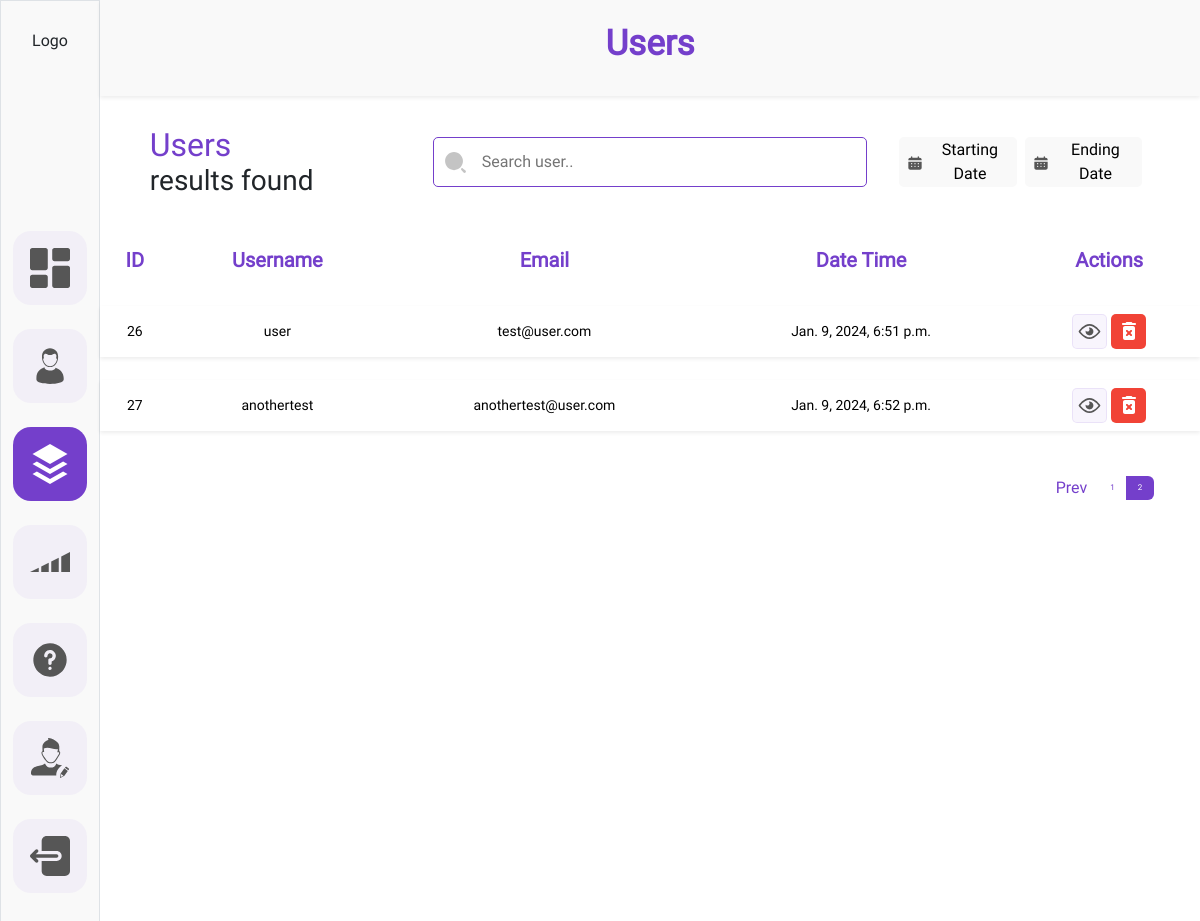
The page /admin-dashboard/users/?page=2 (signed in) on the database as committed earlier.
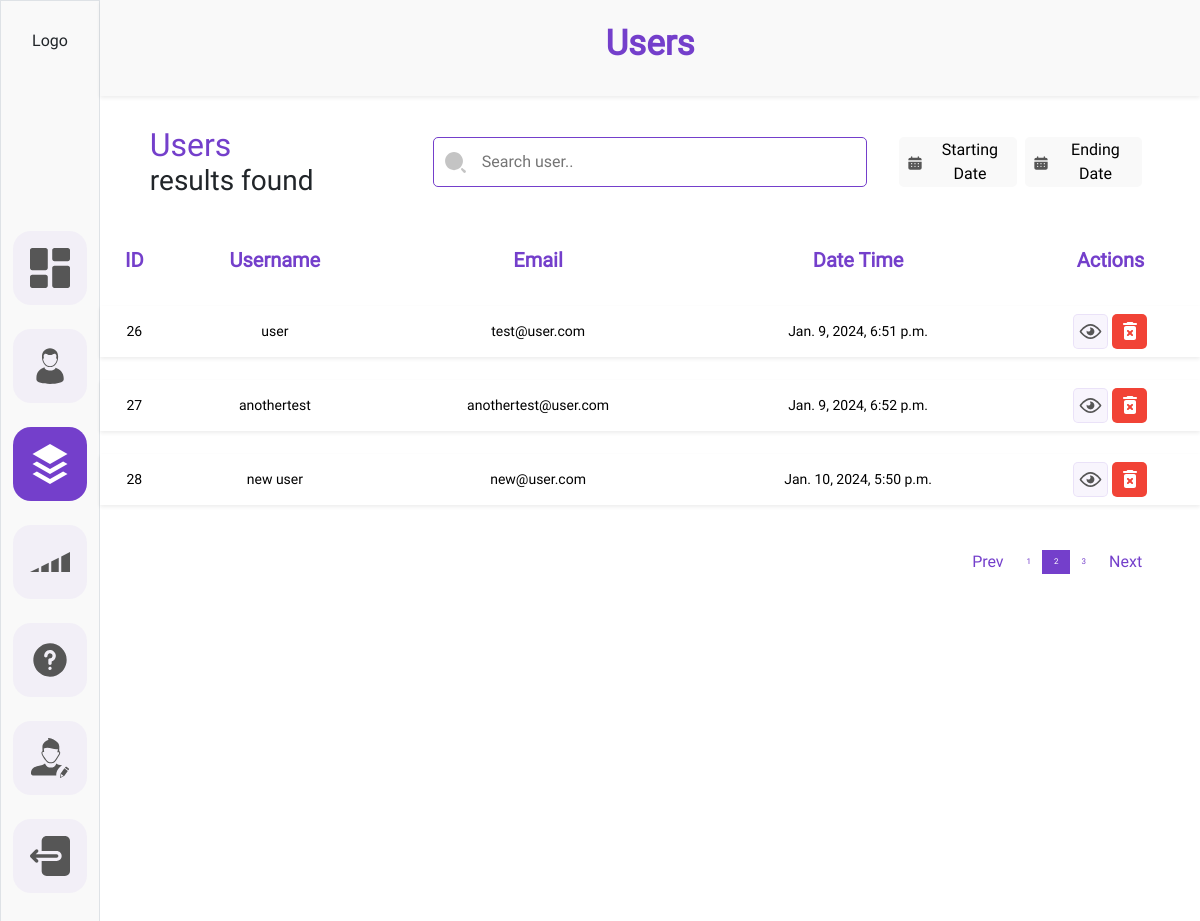
The same page on the database as committed later.
### customAuth/models.py (models this page shows)
class BaseModel(models.Model):
    created_at = models.DateTimeField(auto_now_add = True)
    updated_at = models.DateTimeField(auto_now = True)
    class Meta:
        abstract = True

class User(AbstractUser, BaseModel):
    username = None
    name = models.CharField(max_length = CharFieldSizes.XX_LARGE)
    email = models.EmailField(unique=True)
    profile_image = models.ImageField(upload_to="profile_images", default='profile1-blue.svg')
    USERNAME_FIELD = 'email'
    REQUIRED_FIELDS = []
    objects = UserManager()

### adminDashboard/views.py (the view)
# urls.py: path('users/', views.users, name='users'),
@login_required(login_url='login')
def users(request):
    search = request.GET.get('search-bar', None)
    start_date = request.GET.get('start_date', None)
    end_date = request.GET.get('end_date', None)
    context={
        'seachbar': search,
        'startdate': start_date,
        'enddate': end_date
    }
    records = User.objects.all()
    if start_date and end_date:
        records = records.filter(date_joined__range=(start_date, end_date))
    elif start_date:
        records = records.filter(date_joined__gte=start_date)
    elif end_date:
        records = records.filter(date_joined__lte=end_date)
    if search:
        records = records.filter(name__icontains=search)
    paginator = Paginator(records, 3)
    page = request.GET.get('page')
    try:
        records_within_range = paginator.page(page)
    except PageNotAnInteger:
        records_within_range = paginator.page(1)
    except EmptyPage:
        records_within_range = paginator.page(paginator.num_pages)
    context['users']= records_within_range
    return render(request, 'admin_dashboard/users.html', context)

### templates/admin_dashboard/users.html (shortened to what the changed rows need)
{% load static %}
<!DOCTYPE html>
<html lang="en">
  <head>
    <link
      href="https://cdn.jsdelivr.net/npm/bootstrap@5.3.2/dist/css/bootstrap.min.css"
      rel="stylesheet"
    />
    <link rel="stylesheet" href="{% static 'admin_dashboard/css/common.css'%}" />
    <link rel="stylesheet" href="{% static 'admin_dashboard/css/users.css'%}" />
  </head>
  <body>
    <div class="container-fluid">
      <div class="row">
        <div class="col-11 h-100">
          <div class="row p-2 bg-sidebar heading-container-height shadow-sm">
            <div class="col d-flex justify-content-center align-items-center">
              <div class="">
                <h1 class="dashboard__heading">Users</h1>
              </div>
            </div>
          </div>
          <form id="searchForm" action="{% url 'users'%}">
          <div class="row justify-content-center margintop gap-2">
            <div class="col-3">
              <div class="">
                <div class="d-flex flex-column">
                  <div class="">
                    <h2 class="user-title m-0 p-0">Users</h2>
                  </div>
                </div>
              </div>
            </div>
          </div>
          </form>
          <div class="row justify-content-center mt-3">
            <div class="col p-0">
              <div class="">
                <div class="">
                  <table class="table table-hover table-borderless">
                    <thead>
                      <tr>
                        <th class="table-head">ID</th>
                        <th class="table-head">Username</th>
                        <th class="table-head">Email</th>
                        <th class="table-head">Date Time</th>
                        <th class="table-head">Actions</th>
                      </tr>
                    </thead>
                    <tbody>
                      {% if users %}
                        {% for user in users %}
                      <tr class="shadow-sm">
                        <td>{{user.id}}</td>
                        <td>{{user.name}}</td>
                        <td>{{user.email}}</td>
                        <td>{{user.date_joined}}</td>
                        <td>
                          <div
                            class="d-flex justify-content-center align-items-center gap-1"
                          >
                            <div class="">
                              <a class="action-btns action-btns-view" href="{% url 'user-details' pk=user.id%}">
                              </a>
                            </div>
                            <div class="">
                              <a class="action-btns action-btns-remove" href="#" data-bs-toggle="modal" data-bs-target="#user-successfully-delet-modal"  >
                              </a>
                            </div>
                          </div>
                        </td>
                      </tr>
                      {% endfor %}
                      {% endif %}
                    </tbody>
                  </table>
                </div>
              </div>
            </div>
          </div>
          <div class="row justify-content-center">
            <div class="col-11 d-flex justify-content-end p-0">
              <nav aria-label="Page navigation example">
                <ul class="pagination justify-content-end">
                  {% for page_num in users.paginator.page_range %}
                  <li class="page-item  d-flex justify-content-center align-items-center">
                    <a class="page-link border-0 {% if users.number == page_num %} custom_active {% endif %}" href="?page={{ page_num }}">{{ page_num }}</a>
                  </li>
                  {% endfor %}
                  {% if users.has_next %}
                  <li class="page-item">
                    <a class="page-link next border-0" href="?page={{ users.next_page_number }}">Next</a>
                  </li>
                  {% endif %}
                </ul>
              </nav>
            </div>
          </div>
        </div>
      </div>
    </div>
  </body>
</html>

Rows that differ between the two databases and show on the page:
added User: id "28", name "new user", email "new@user.com", date_joined "Jan. 10, 2024, 5:50 p.m."
Other text that changed with them:
new list line: "3"
text now shown: "Next"
